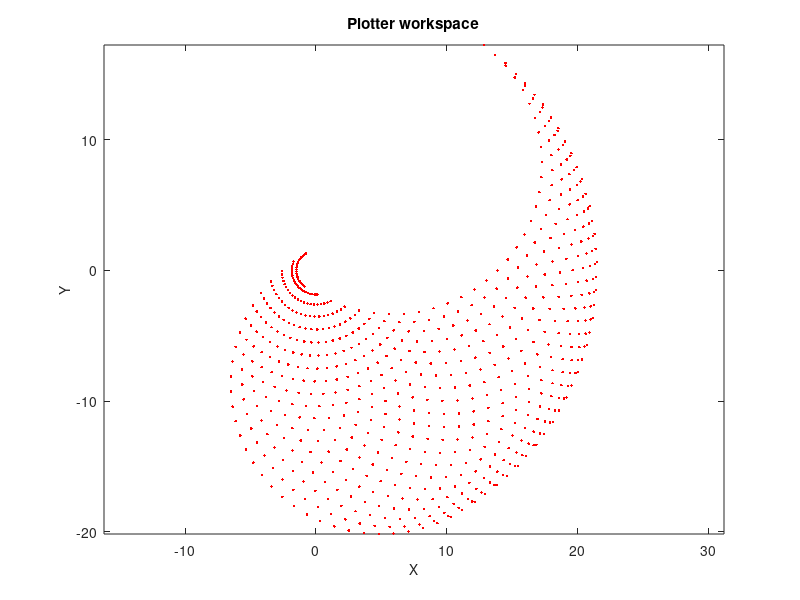

This figure's MATLAB source:
% 2D PEN PLOTTER MANIPULATOR SIMULATION

l1 = 10;                % length of the first link
l2 = 11.5;                % length of the second link

theta1 = -pi/3: 0.1: pi/3;    % array declaration with starting point in 0 and final point in pi/2 with a delta of 0.1
theta2 = -pi: 0.1: 0;

[THETA1, THETA2] = meshgrid(theta1, theta2);

X = l1 * cos(THETA1) + l2 * cos(THETA1 + THETA2);
Y = l1 * sin(THETA1) + l2 * sin(THETA1 + THETA2);

data1 = [X(:) Y(:) THETA1(:)];  % create x-y-theta1 dataset
data2 = [X(:) Y(:) THETA2(:)];  % create x-y-theta2 dataset

%PLOT
plot(X(:), Y(:), 'r.');
axis equal;
xlabel('X', 'FontSize', 10);
ylabel('Y', 'FontSize', 10);
title('Plotter workspace');